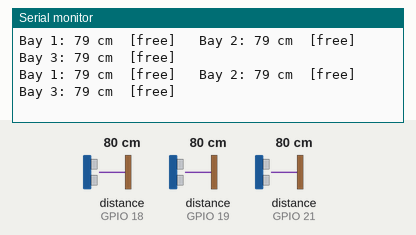
Bench run of a sketch on a simulated ESP32. On the bench: the last lines printed to the serial monitor. Wiring (inferred from the names in the program): 3 × ultrasonic range finder: trigger GPIO 5, echo GPIO 18 / trigger GPIO 17, echo GPIO 19 / trigger GPIO 22, echo GPIO 21. Inputs (shaded band) come from the test bench; at power-on: distance to the obstacle (sensors on GPIO 18, GPIO 19, GPIO 21) 80 cm. The echo pulse lasts 58.3 µs per cm; WiFi joins after 1.5 s; servers stay silent unless stated; uploads are accepted with an empty reply.

Above: at 3.2 s.
3.3 s: distance to the obstacle (sensor on GPIO 18) set to 2 cm
At 3.71 s:
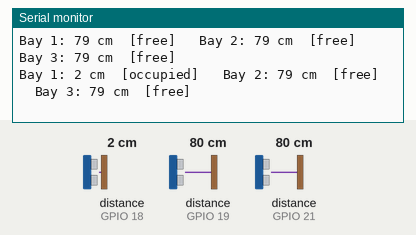
5.3 s: distance to the obstacle (sensor on GPIO 19) set to 2 cm
At 5.55 s:
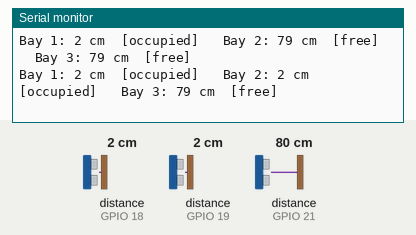
7.2 s: distance to the obstacle (sensor on GPIO 21) set to 2 cm
At 7.57 s:
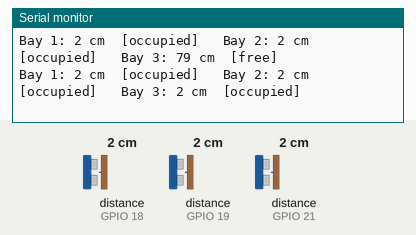
9.4 s: distance to the obstacle (sensor on GPIO 18) set to 18 cm
At 9.74 s:
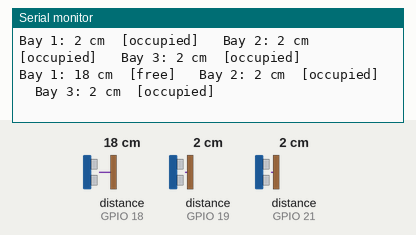
11.5 s: distance to the obstacle (sensor on GPIO 19) set to 18 cm
At 11.92 s:
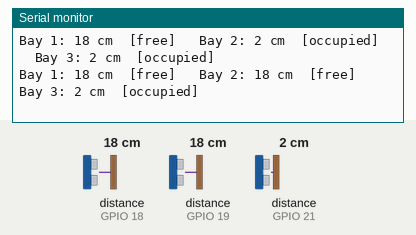
13.7 s: distance to the obstacle (sensor on GPIO 21) set to 35 cm
At 14.12 s:
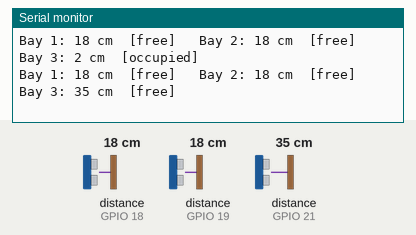

The sketch:

3_ultrasonic_bay_code-HTTP_client.ino
```cpp
// ===== ESP32 #1 — Parking Node: 3x HC-SR04, now reporting to the Raspberry Pi =====
// Echo pins go through 1k+2k dividers (5V -> ~3.3V). Trig is direct 3.3V.
//
// BEFORE UPLOADING: fill in your Wi-Fi name/password below.
// PI_BASE_URL is set to the Pi's known IP (192.168.178.35). If it ever
// changes, run `hostname -I` on the Pi to get the new one.

#include <WiFi.h>
#include <HTTPClient.h>

// ---- Fill these in ----
const char* WIFI_SSID     = "Alvi's Repeater";
const char* WIFI_PASSWORD = "Happyhome@2022";
const char* PI_BASE_URL   = "http://192.168.178.35:5000";

const int trigPins[3] = {5, 17, 22};   // GPIO5, GPIO17, GPIO22
const int echoPins[3] = {18, 19, 21};  // GPIO18, GPIO19, GPIO21
const char* bayName[3] = {"Bay 1", "Bay 2", "Bay 3"};
const int spotId[3] = {1, 2, 3};       // matches the Pi's spot_status keys (1,2,3)

// distance below this (cm) = car present
const float OCCUPIED_CM = 10.0;

// remembers what was last sent to the Pi, so we only POST when something
// actually changes rather than every single reading
String lastReported[3] = {"", "", ""};

long readDistanceCM(int trig, int echo) {
  digitalWrite(trig, LOW);
  delayMicroseconds(2);
  digitalWrite(trig, HIGH);
  delayMicroseconds(10);
  digitalWrite(trig, LOW);
  // timeout 30ms (~5m) so a missing echo doesn't hang the loop
  long dur = pulseIn(echo, HIGH, 30000);
  if (dur == 0) return -1;          // no echo / out of range
  return dur * 0.0343 / 2;          // speed of sound -> cm
}

void connectWiFi() {
  Serial.printf("Connecting to %s", WIFI_SSID);
  WiFi.begin(WIFI_SSID, WIFI_PASSWORD);
  while (WiFi.status() != WL_CONNECTED) {
    delay(300);
    Serial.print(".");
  }
  Serial.println();
  Serial.print("WiFi connected, IP: ");
  Serial.println(WiFi.localIP());
}

void reportSpotStatus(int spot, const char* status) {
  if (WiFi.status() != WL_CONNECTED) return;

  HTTPClient http;
  http.setTimeout(2000);
  http.begin(String(PI_BASE_URL) + "/spot-update");
  http.addHeader("Content-Type", "application/json");
  String body = String("{\"spot\":") + spot + ",\"status\":\"" + status + "\"}";
  int code = http.POST(body);
  if (code != 200) {
    Serial.printf("spot-update failed for spot %d, code %d\n", spot, code);
  }
  http.end();
}

void setup() {
  Serial.begin(115200);
  delay(500);
  for (int i = 0; i < 3; i++) {
    pinMode(trigPins[i], OUTPUT);
    pinMode(echoPins[i], INPUT);
    digitalWrite(trigPins[i], LOW);
  }
  connectWiFi();
  Serial.println("ESP32 #1 ready - 3x HC-SR04");
}

void loop() {
  for (int i = 0; i < 3; i++) {
    long d = readDistanceCM(trigPins[i], echoPins[i]);
    Serial.print(bayName[i]);
    Serial.print(": ");

    if (d < 0) {
      Serial.print("no echo");
    } else {
      const char* status = (d <= OCCUPIED_CM) ? "occupied" : "free";
      Serial.print(d);
      Serial.print(" cm  [");
      Serial.print(status);
      Serial.print("]");

      if (lastReported[i] != status) {
        reportSpotStatus(spotId[i], status);
        lastReported[i] = status;
      }
    }
    Serial.print("   ");
    delay(15);   // small gap so sensors don't cross-talk
  }
  Serial.println();
  delay(150);
}
```

Measured:
- after the input at 3.3 s, the serial monitor: prints a new line after 0.15 s (image 1)
- after the input at 7.2 s, the serial monitor: prints a new line after 0.11 s (image 3)
- after the input at 9.4 s, the serial monitor: prints a new line after 0.09 s (image 4)
- after the input at 11.5 s, the serial monitor: prints a new line after 0.17 s (image 5)
- after the input at 13.7 s, the serial monitor: prints a new line after 0.16 s (image 6)
